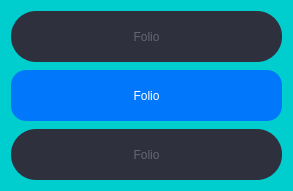
            <widget class="QFrame" name="frame_2">
             <property name="maximumSize">
              <size>
               <width>596</width>
               <height>402</height>
              </size>
             </property>
             <property name="styleSheet">
              <string notr="true">background-color: rgb(0, 206, 206);
border-radius: 20px;</string>
             </property>
             <property name="frameShape">
              <enum>QFrame::StyledPanel</enum>
             </property>
             <property name="frameShadow">
              <enum>QFrame::Raised</enum>
             </property>
             <layout class="QGridLayout" name="gridLayout_2">
              <item row="0" column="0">
               <widget class="QPushButton" name="pushButton">
                <property name="sizePolicy">
                 <sizepolicy hsizetype="Minimum" vsizetype="MinimumExpanding">
                  <horstretch>0</horstretch>
                  <verstretch>0</verstretch>
                 </sizepolicy>
                </property>
                <property name="minimumSize">
                 <size>
                  <width>271</width>
                  <height>51</height>
                 </size>
                </property>
                <property name="styleSheet">
                 <string notr="true">QPushButton {
background-color: #2E303E;
color:#646670;
font: 28pt &quot;CityBlueprint&quot;;
border-radius: 25px;
}

QPushButton:hover {
background-color: rgb(0, 148, 148);
color: rgb(255, 255, 255);
font: 26pt &quot;Lucida Console&quot;;
border-radius: 25px;
}</string>
                </property>
                <property name="text">
                 <string>Folio</string>
                </property>
               </widget>
              </item>
              <item row="1" column="0">
               <spacer name="verticalSpacer">
                <property name="orientation">
                 <enum>Qt::Vertical</enum>
                </property>
                <property name="sizeType">
                 <enum>QSizePolicy::Fixed</enum>
                </property>
                <property name="sizeHint" stdset="0">
                 <size>
                  <width>83</width>
                  <height>2</height>
                 </size>
                </property>
               </spacer>
              </item>
              <item row="2" column="0">
               <widget class="QPushButton" name="continue_btn">
                <property name="sizePolicy">
                 <sizepolicy hsizetype="Minimum" vsizetype="MinimumExpanding">
                  <horstretch>0</horstretch>
                  <verstretch>0</verstretch>
                 </sizepolicy>
                </property>
                <property name="minimumSize">
                 <size>
                  <width>271</width>
                  <height>51</height>
                 </size>
                </property>
                <property name="cursor">
                 <cursorShape>PointingHandCursor</cursorShape>
                </property>
                <property name="styleSheet">
                 <string notr="true">QPushButton {
background-color: #0177FB;
color: rgb(255, 255, 255);
font: italic 28pt &quot;Brush Script MT&quot;;
border-radius: 15px;
}

QPushButton:hover {
background-color: rgb(255, 255, 255);
color: #0177FB;
font: italic 28pt &quot;Brush Script MT&quot;;
border-radius: 15px;
}

QPushButton:pressed {
background-color:#FFEBA1;
color: rgb(34, 34, 34);
font: italic 28pt &quot;Brush Script MT&quot;;
border-radius: 15px;
}</string>
                </property>
                <property name="text">
                 <string>Folio</string>
                </property>
               </widget>
              </item>
              <item row="3" column="0">
               <spacer name="verticalSpacer_2">
                <property name="orientation">
                 <enum>Qt::Vertical</enum>
                </property>
                <property name="sizeType">
                 <enum>QSizePolicy::Fixed</enum>
                </property>
                <property name="sizeHint" stdset="0">
                 <size>
                  <width>83</width>
                  <height>2</height>
                 </size>
                </property>
               </spacer>
              </item>
              <item row="4" column="0">
               <widget class="QPushButton" name="pushButton_3">
                <property name="sizePolicy">
                 <sizepolicy hsizetype="Minimum" vsizetype="MinimumExpanding">
                  <horstretch>0</horstretch>
                  <verstretch>0</verstretch>
                 </sizepolicy>
                </property>
                <property name="minimumSize">
                 <size>
                  <width>271</width>
                  <height>51</height>
                 </size>
                </property>
                <property name="styleSheet">
                 <string notr="true">QPushButton {
background-color: #2E303E;
color: #646670;
font: 28pt &quot;Papyrus&quot;;
border-radius: 25px;
}

QPushButton:hover {
background-color: #FB3A51;
color: rgb(255, 255, 255);
font: 28pt &quot;Modern&quot;;
border-radius: 25px;
}</string>
                </property>
                <property name="text">
                 <string>Folio</string>
                </property>
               </widget>
              </item>
             </layout>
            </widget>
